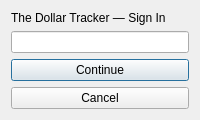
<?xml version="1.0" encoding="UTF-8"?>
<ui version="4.0">
 <class>LoginWindow</class>
 <widget class="QDialog" name="LoginWindow">
  <property name="windowTitle"><string>LoginWindow — The Dollar Tracker</string></property>
  <layout class="QVBoxLayout" name="layout">
   <item><widget class="QLabel" name="lbl">
     <property name="text"><string>The Dollar Tracker — Sign In</string></property>
   </widget></item>
   <item><widget class="QLineEdit" name="editId">
     <property name="text"><string/></property>
   </widget></item>
   <item><widget class="QPushButton" name="btnOk">
     <property name="text"><string>Continue</string></property>
   </widget></item>
   <item><widget class="QPushButton" name="btnCancel">
     <property name="text"><string>Cancel</string></property>
   </widget></item>
  </layout>
 </widget>
 <resources/>
 <connections/>
</ui>
